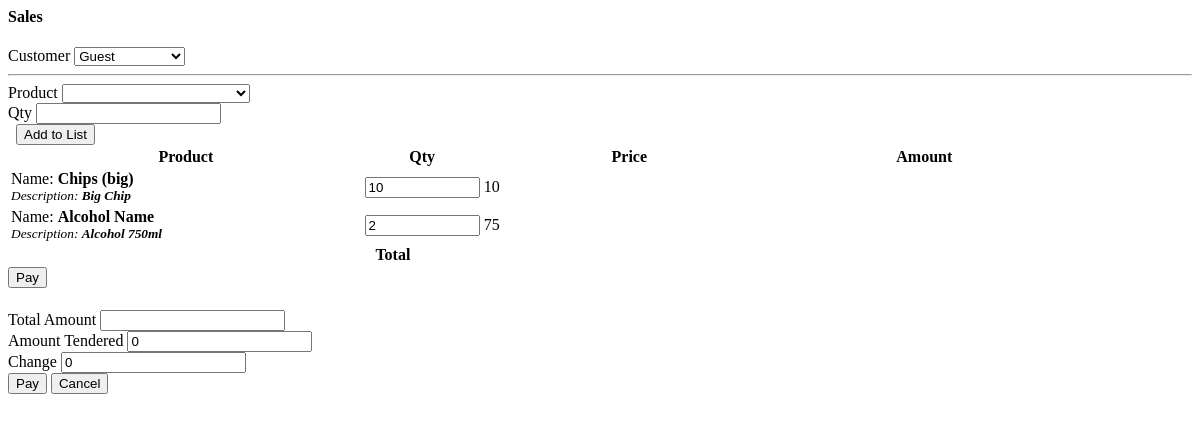
The app's page /pos.php?id=1 with its own data.
### tables this page shows
CREATE TABLE `inventory` (
  `id` int(30) NOT NULL,
  `product_id` int(30) NOT NULL,
  `qty` int(30) NOT NULL,
  `type` tinyint(1) NOT NULL COMMENT '1= stockin , 2 = stockout',
  `stock_from` varchar(100) NOT NULL COMMENT 'sales/receiving',
  `form_id` int(30) NOT NULL,
  `other_details` text NOT NULL,
  `remarks` text NOT NULL,
  `date_updated` datetime NOT NULL DEFAULT current_timestamp() ON UPDATE current_timestamp()
);

CREATE TABLE `product_list` (
  `id` int(30) NOT NULL,
  `category_id` int(30) NOT NULL,
  `sku` varchar(50) NOT NULL,
  `price` double NOT NULL,
  `name` varchar(150) NOT NULL,
  `description` text NOT NULL
);

### pos.php (the view, shortened to what this page needs)
<?php include 'db_connect.php';
if(isset($_GET['id'])){
	$inv = $conn->query("SELECT * FROM inventory where type=2 and form_id=".$_GET['id']);
}
?>
<div class="container-fluid">
	<div class="col-lg-12">
		<div class="card">
			<div class="card-header">
				<h4>Sales</h4>
			</div>
			<div class="card-body">
				<form action="" id="manage-sales">
					<div class="col-md-12">
						<div class="row">
							<div class="form-group col-md-5">
								<label class="control-label">Customer</label>
								<select name="customer_id" id="" class="custom-select browser-default select2">
									<option value="0" selected="">Guest</option>
								</select>
							</div>
						</div>
						<hr>
						<div class="row mb-3">
								<div class="col-md-4">
									<label class="control-label">Product</label>
									<select name="" id="product" class="custom-select browser-default select2">
										<option value=""></option>
									<?php
									$product = $conn->query("SELECT * FROM product_list  order by name asc");
									while($row=$product->fetch_assoc()):
										$prod[$row['id']] = $row;
									?>
										<option value="<?php echo $row['id'] ?>" data-name="<?php echo $row['name'] ?>" data-description="<?php echo $row['description'] ?>"><?php echo $row['name'] . ' | ' . $row['sku'] ?></option>
									<?php endwhile; ?>
									</select>
								</div>
								<div class="col-md-2">
									<label class="control-label">Qty</label>
									<input type="number" class="form-control text-right" step="any" id="qty" >
								</div>
								<div class="col-md-3">
									<label class="control-label">&nbsp</label>
									<button class="btn btn-block btn-sm btn-primary" type="button" id="add_list"><i class="fa fa-plus"></i> Add to List</button>
								</div>
						</div>
						<div class="row">
							<table class="table table-bordered" id="list">
								<colgroup>
									<col width="30%">
									<col width="10%">
									<col width="25%">
									<col width="25%">
									<col width="10%">
								</colgroup>
								<thead>
									<tr>
										<th class="text-center">Product</th>
										<th class="text-center">Qty</th>
										<th class="text-center">Price</th>
										<th class="text-center">Amount</th>
										<th class="text-center"></th>
									</tr>
								</thead>
								<tbody>
									<?php
									if(isset($id)):
									while($row = $inv->fetch_assoc()):
										foreach(json_decode($row['other_details']) as $k=>$v){
											$row[$k] = $v;
										}
									?>
										<tr class="item-row">
											<td>
												<p class="pname">Name: <b><?php echo $prod[$row['product_id']]['name'] ?></b></p>
												<p class="pdesc"><small><i>Description: <b><?php echo $prod[$row['product_id']]['description'] ?></b></i></small></p>
											</td>
											<td>
												<input type="number" min="1" step="any" name="qty[]" value="<?php echo $row['qty'] ?>" class="text-right">
											</td>
											<td>
												<p class="text-right"><?php echo $row['price'] ?></p>
											</td>
											<td>
											</td>
											<td class="text-center">
											</td>
										</tr>
									<?php endwhile; ?>
									<?php endif; ?>
								</tbody>
								<tfoot>
									<tr>
										<th class="text-right" colspan="3">Total</th>
										<th class="text-right tamount"></th>
										<th></th>
									</tr>
								</tfoot>
							</table>
						</div>
						<div class="row">
							<button class="btn btn-primary btn-sm btn-block float-right " type="button" id="pay">Pay</button>
						</div>
					</div>
					<div class="modal fade" id="pay_modal" role='dialog'>
					    <div class="modal-dialog modal-md" role="document">
					      <div class="modal-content">
					      <div class="modal-body">
					      	<div class="container-fluid">
					      		<div class="form-group">
					      			<label for="" class="control-label">Total Amount</label>
					      			<input type="text" name="tamount" value="" class="form-control text-right" readonly="">
					      		</div>
					      		<div class="form-group">
					      			<label for="" class="control-label">Amount Tendered</label>
					      			<input type="number" name="amount_tendered" value="0" min="0" class="form-control text-right" >
					      		</div>
					      		<div class="form-group">
					      			<label for="" class="control-label">Change</label>
					      			<input type="number" name="change" value="0" min="0" class="form-control text-right" readonly="">
					      		</div>
					      	</div>
					      </div>
					      <div class="modal-footer">
					        <button type="button" class="btn btn-primary" id='submit' onclick="$('#manage-sales').submit()">Pay</button>
					        <button type="button" class="btn btn-secondary" data-dismiss="modal">Cancel</button>
					      </div>
					      </div>
					    </div>
					  </div>
				</form>
			</div>
		</div>
	</div>
</div>

### pos.php (style rules this page uses)
td { vertical-align: middle; }
td p { margin: unset; }
td input[type='number'] { height: calc(100%); width: calc(100%); }

### records on screen
inventory: product.name "Chips (big)", product.description "Big Chip", qty "10"
inventory: product.name "Alcohol Name", product.description "Alcohol 750ml", qty "2", price "75"
